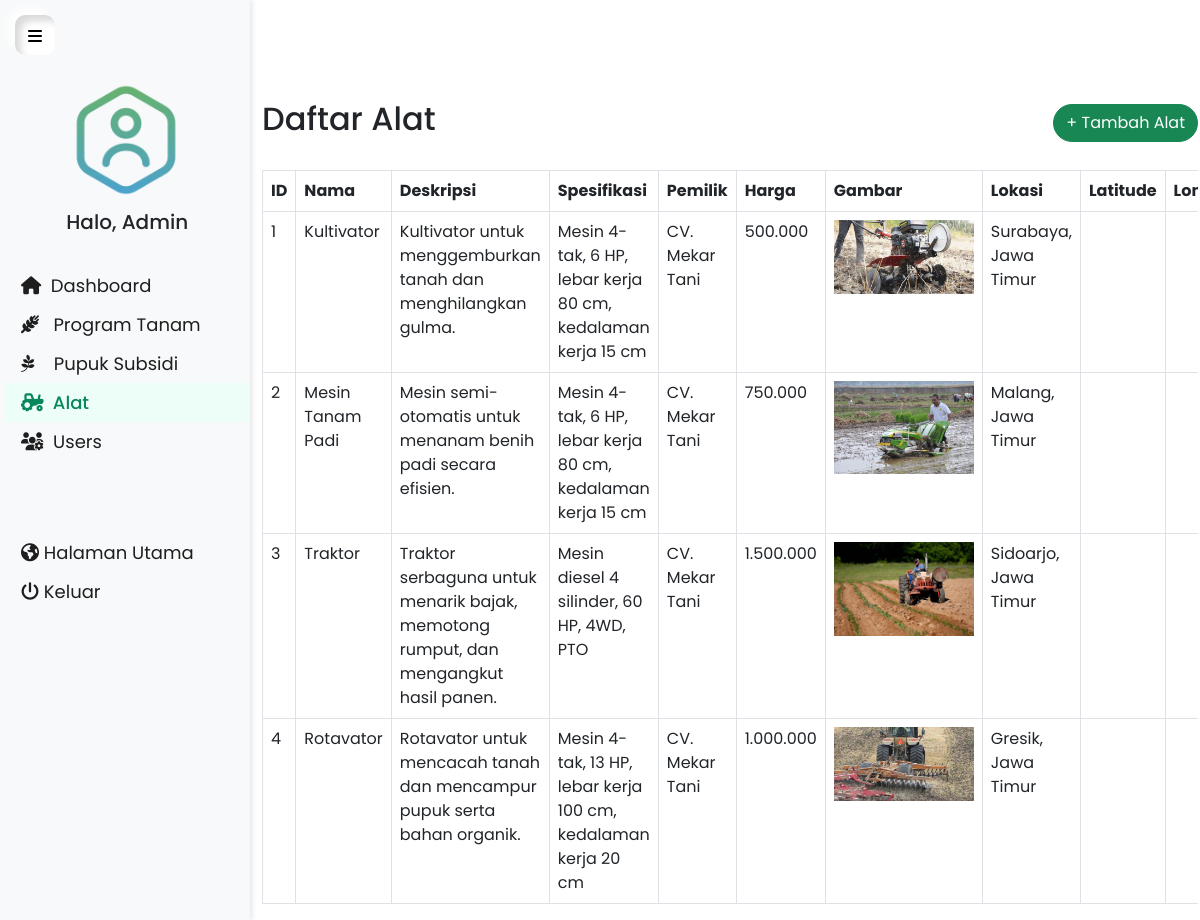
The page /admin/dashboard-4.php (signed in) on the database its author committed.
### tables this page shows
CREATE TABLE alat (
    id INT AUTO_INCREMENT PRIMARY KEY,
    nama VARCHAR(255) NOT NULL,
    deskripsi TEXT NOT NULL,
    spesifikasi TEXT NOT NULL,
    id_pemilik INT NOT NULL, 
    pemilik VARCHAR(255) NOT NULL,
    harga DECIMAL(10, 2) NOT NULL,
    gambar VARCHAR(255),
    lokasi VARCHAR(255) NOT NULL,
    latitude DECIMAL(9,6),
    longitude DECIMAL(9,6),
    FOREIGN KEY (id_pemilik) REFERENCES users(id)
);

### admin/dashboard-4.php (the view, shortened to what this page needs)
<?php
include("../php/config.php");
?>
<!DOCTYPE html>
<html lang="en">
<head>
    <link rel="stylesheet" href="https://cdnjs.cloudflare.com/ajax/libs/font-awesome/4.7.0/css/font-awesome.min.css">
    <link rel="stylesheet" href="../css/bootstrap.min.css">
    <link rel="stylesheet" href="../css/dashstyle.css">
</head>
<body>
    <div id="sidebar" class="sidebar">
        <div class="side-header">
            <img src="../image/admin.png" class="admin-img" width="120" height="120">
            <h5 style="margin-top:10px;">Halo, Admin</h5>
        </div>
        <br>
        <a href="dashboard-1.php"><i class="fa fa-house"></i>&nbsp Dashboard</a>
        <a href="dashboard-2.php"><i class="fa fa-wheat-awn"></i>&nbsp&nbsp Program Tanam</a>
        <a href="dashboard-3.php"><i class="fa fa-pagelines"></i> &nbsp&nbsp Pupuk Subsidi</a>
        <a href="dashboard-4.php" class="pressed"><i class="fa fa-tractor"></i>&nbsp&nbspAlat</a>
        <a href="dashboard-5.php"><i class="fa fa-users-gear"></i>&nbsp Users</a>
        <br><br><br>
        <a href="../menu.php"><i class="fa fa-earth-americas"></i> Halaman Utama</a>
        <a href="../login.php" onclick="event.preventDefault(); if(confirm('Apakah Anda yakin ingin keluar?')){ window.location.href = '../login.php'; }"><i class="fa fa-power-off"></i> Keluar</a>
    </div>
    <button id="sidebarToggle" class="sidebar-toggle-btn">
        <i class="fa fa-bars"></i>
    </button>
    <div id="content" class="main">
        <div class="main1">
            <div class="container-fluid">
                <div class="d-flex justify-content-between align-items-center mb-4">
                    <h2>Daftar Alat</h2>
                    <a href="add-alat.php" class="btn btn-success">+ Tambah Alat</a>
                </div>
                <div class="table-responsive">
                    <table class="table table-bordered">
                        <thead class="thead-dark">
                            <tr>
                                <th>ID</th>
                                <th>Nama</th>
                                <th>Deskripsi</th>
                                <th>Spesifikasi</th>
                                <th>Pemilik</th>
                                <th>Harga</th>
                                <th>Gambar</th>
                                <th>Lokasi</th>
                                <th>Latitude</th>
                                <th>Longitude</th>
                            </tr>
                        </thead>
                        <tbody>
                            <?php
                            $sql = "SELECT * FROM alat";
                            $result = $con->query($sql);
                            if ($result->num_rows > 0) {
                                while ($row = $result->fetch_assoc()) {
                                    echo "<tr>
                                        <td>{$row['id']}</td>
                                        <td>{$row['nama']}</td>
                                        <td>{$row['deskripsi']}</td>
                                        <td>{$row['spesifikasi']}</td>
                                        <td>{$row['pemilik']}</td>
                                        <td>" . number_format($row['harga'], 0, '.', '.') . "</td>
                                        <td><img src='../image/alat/{$row['gambar']}' alt='Gambar' width='140'></td>
                                        <td>{$row['lokasi']}</td>
                                        <td>{$row['latitude']}</td>
                                        <td>{$row['longitude']}</td>
                                        <td>
                                            <a href='edit-alat.php?id={$row['id']}' class='btn btn-primary btn-sm'>Ubah</a>
                                            <a href='delete-alat.php?id={$row['id']}' class='btn btn-danger btn-sm'>Hapus</a>
                                        </td>
                                    </tr>";
                                }
                            } else {
                                echo "<tr><td colspan='11' class='text-center'>No records found</td></tr>";
                            }
                            ?>
                        </tbody>
                    </table>
                </div>
            </div>
        </div>
    </div>
</body>
</html>

### css/dashstyle.css (style rules this page uses)
body { background-color: white; font-family: "Poppins", sans-serif; text-rendering: optimizeLegibility; }
.btn { border-radius: 20px; }
.sidebar { height: 100%; width: 20%; position: fixed; z-index: 1; top: 0; left: 0; background-color: #f1f1f1; overflow-x: hidden; padding-top: 80px; padding-left: 5px; }
.sidebar a { padding: 6px 8px 6px 16px; text-decoration: none; font-size: 18px; color: #1e1e1e; display: block; }
.side-header { margin-left: calc(100% / 4); }
.sidebar .pressed { color: #08875D; background-color: #EDFDF8; font-weight: 500; }
.main { width: 80%; margin-left: 20%; }
.main1 { margin-top: 80px; }
.sidebar { position: fixed; top: 0; left: 0; width: 250px; height: 100%; background-color: #f8f9fa; box-shadow: 2px 0 5px rgba(0,0,0,0.1); transition: transform 0.3s ease; }
.sidebar-toggle-btn { position: fixed; width: 40px; height: 40px; top: 15px; left: 15px; z-index: 9999; background-color: #fff; border: none; border-radius: 10px; padding: 10px; cursor: pointer; box-shadow: inset 6px 6px 7px #dadada, -6px -6px 10px #ffffff; }
.main { margin-left: 250px; transition: margin-left 0.3s ease, width 0.3s ease; }
.main1 { padding-top: 20px; }
.admin-img { width: 120px; height: 120px; }
.table-responsive { overflow-x: auto; }

### rows shown on the page
alat: id "1", nama "Kultivator", deskripsi "Kultivator untuk menggemburkan tanah dan menghilangkan gulma.", spesifikasi "Mesin 4-tak, 6 HP, lebar kerja 80 cm, kedalaman kerja 15 cm", pemilik "CV. Mekar Tani", harga "500.000", gambar (picture), lokasi "Surabaya, Jawa Timur"
alat: id "2", nama "Mesin Tanam Padi", deskripsi "Mesin semi-otomatis untuk menanam benih padi secara efisien.", spesifikasi "Mesin 4-tak, 6 HP, lebar kerja 80 cm, kedalaman kerja 15 cm", pemilik "CV. Mekar Tani", harga "750.000", gambar (picture), lokasi "Malang, Jawa Timur"
alat: id "3", nama "Traktor", deskripsi "Traktor serbaguna untuk menarik bajak, memotong rumput, dan mengangkut hasil panen.", spesifikasi "Mesin diesel 4 silinder, 60 HP, 4WD, PTO", pemilik "CV. Mekar Tani", harga "1.500.000", gambar (picture), lokasi "Sidoarjo, Jawa Timur"
alat: id "4", nama "Rotavator", deskripsi "Rotavator untuk mencacah tanah dan mencampur pupuk serta bahan organik.", spesifikasi "Mesin 4-tak, 13 HP, lebar kerja 100 cm, kedalaman kerja 20 cm", pemilik "CV. Mekar Tani", harga "1.000.000", gambar (picture), lokasi "Gresik, Jawa Timur"
